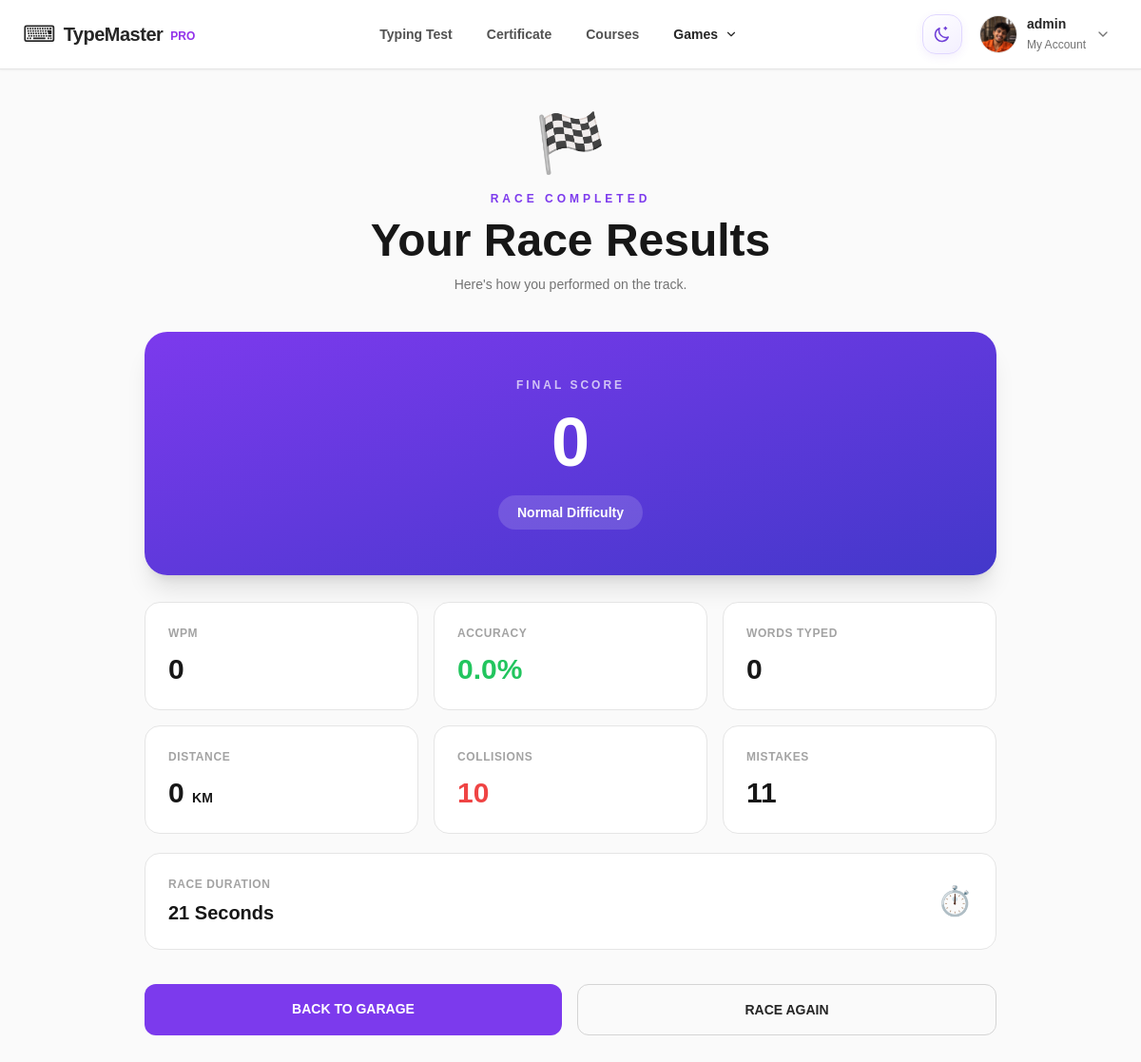
The app's page /car-racing/result/1/ (signed in) with its own data.
### type/models.py (models this page shows, shortened)
class UserProfile(models.Model):
    user = models.OneToOneField(
        User,
        on_delete=models.CASCADE,
        related_name='profile'
    )
    bio = models.TextField(blank=True)
    profile_picture = models.ImageField(
        upload_to='profile_pictures/',
        blank=True,
        null=True
    )
    cover_image = models.ImageField(
        upload_to='profile_covers/',
        blank=True,
        null=True,
        help_text='Optional profile banner image.'
    )
    created_at = models.DateTimeField(auto_now_add=True)
    updated_at = models.DateTimeField(auto_now=True)

class CarRacingResult(models.Model):
    DIFFICULTY_CHOICES = [
        ('easy', 'Easy'),
        ('normal', 'Normal'),
        ('hard', 'Hard'),
        ('extreme', 'Extreme'),
    ]
    user = models.ForeignKey(
        User,
        on_delete=models.CASCADE,
        related_name='car_racing_results'
    )
    difficulty = models.CharField(
        max_length=10,
        choices=DIFFICULTY_CHOICES
    )
    score = models.PositiveIntegerField(default=0)
    wpm = models.PositiveIntegerField(default=0)
    accuracy = models.FloatField(default=0)
    words_typed = models.PositiveIntegerField(default=0)
    distance = models.PositiveIntegerField(default=0)
    collisions = models.PositiveIntegerField(default=0)
    mistakes = models.PositiveIntegerField(default=0)
    duration = models.PositiveIntegerField(default=0)
    created_at = models.DateTimeField(auto_now_add=True)
    class Meta:
        ordering = ['-created_at']
        indexes = [
            models.Index(fields=['user', '-created_at']),
            models.Index(fields=['user', 'difficulty']),
        ]

### type/views.py (the view)
# urls.py: path('car-racing/result/<int:result_id>/', views.car_racing_result, name='car_racing_result'),
@login_required
def car_racing_result(request, result_id):
    result = CarRacingResult.objects.get(
        id=result_id,
        user=request.user
    )
    return render(
        request,
        'games/car_game/result.html',
        {'result': result}
    )

### templates/games/car_game/result.html (shortened to what this page needs)
{% extends "base/base.html" %}
{% load static %}
{% block content %}
<div class="min-h-screen bg-neutral-50 dark:bg-[#0f1117] px-4 py-12">
    <div class="max-w-4xl mx-auto">
        <div class="text-center mb-10">
            <div class="text-6xl mb-5">🏁</div>
            <p class="text-xs font-black tracking-[4px] text-violet-600 uppercase">
                Race Completed
            </p>
            <h1 class="text-4xl md:text-5xl font-black text-neutral-900 dark:text-white mt-3">
                Your Race Results
            </h1>
            <p class="text-sm text-neutral-500 dark:text-white/50 mt-3">
                Here's how you performed on the track.
            </p>
        </div>
        <div class="rounded-3xl p-8 md:p-12 text-center bg-gradient-to-br from-violet-600 to-indigo-700 text-white shadow-xl">
            <p class="text-xs font-bold tracking-[3px] text-white/70">
                FINAL SCORE
            </p>
            <h2 class="text-6xl md:text-7xl font-black mt-4 tabular-nums">
                {{ result.score }}
            </h2>
            <div class="mt-5 inline-flex px-5 py-2 rounded-full bg-white/15 text-sm font-bold">
                {{ result.get_difficulty_display }} Difficulty
            </div>
        </div>
        <div class="grid grid-cols-2 md:grid-cols-3 gap-4 mt-7">
            <div class="rounded-2xl p-6 bg-white dark:bg-[#191c26] border border-neutral-200 dark:border-white/10">
                <p class="text-xs font-bold tracking-wider text-neutral-400 uppercase">
                    WPM
                </p>
                <h3 class="text-3xl font-black text-neutral-900 dark:text-white mt-3">
                    {{ result.wpm }}
                </h3>
            </div>
            <div class="rounded-2xl p-6 bg-white dark:bg-[#191c26] border border-neutral-200 dark:border-white/10">
                <p class="text-xs font-bold tracking-wider text-neutral-400 uppercase">
                    Accuracy
                </p>
                <h3 class="text-3xl font-black text-green-500 mt-3">
                    {{ result.accuracy }}%
                </h3>
            </div>
            <div class="rounded-2xl p-6 bg-white dark:bg-[#191c26] border border-neutral-200 dark:border-white/10">
                <p class="text-xs font-bold tracking-wider text-neutral-400 uppercase">
                    Words Typed
                </p>
                <h3 class="text-3xl font-black text-neutral-900 dark:text-white mt-3">
                    {{ result.words_typed }}
                </h3>
            </div>
            <div class="rounded-2xl p-6 bg-white dark:bg-[#191c26] border border-neutral-200 dark:border-white/10">
                <p class="text-xs font-bold tracking-wider text-neutral-400 uppercase">
                    Distance
                </p>
                <h3 class="text-3xl font-black text-neutral-900 dark:text-white mt-3">
                    {{ result.distance }} <span class="text-sm">KM</span>
                </h3>
            </div>
            <div class="rounded-2xl p-6 bg-white dark:bg-[#191c26] border border-neutral-200 dark:border-white/10">
                <p class="text-xs font-bold tracking-wider text-neutral-400 uppercase">
                    Collisions
                </p>
                <h3 class="text-3xl font-black text-red-500 mt-3">
                    {{ result.collisions }}
                </h3>
            </div>
            <div class="rounded-2xl p-6 bg-white dark:bg-[#191c26] border border-neutral-200 dark:border-white/10">
                <p class="text-xs font-bold tracking-wider text-neutral-400 uppercase">
                    Mistakes
                </p>
                <h3 class="text-3xl font-black text-neutral-900 dark:text-white mt-3">
                    {{ result.mistakes }}
                </h3>
            </div>
        </div>
        <div class="mt-5 rounded-2xl p-6 bg-white dark:bg-[#191c26] border border-neutral-200 dark:border-white/10 flex items-center justify-between">
            <div>
                <p class="text-xs font-bold tracking-wider text-neutral-400 uppercase">
                    Race Duration
                </p>
                <p class="text-xl font-black text-neutral-900 dark:text-white mt-2">
                    {{ result.duration }} Seconds
                </p>
            </div>
            <span class="text-3xl">⏱️</span>
        </div>
        <div class="flex flex-col sm:flex-row gap-4 mt-9">
            <a
                href="{% url 'car_racing' %}"
                class="flex-1 text-center py-4 rounded-xl bg-violet-600 hover:bg-violet-700 text-white font-black text-sm transition"
            >
                BACK TO GARAGE
            </a>
            <a
                href="{% url 'car_racing_game' %}?difficulty={{ result.difficulty }}"
                class="flex-1 text-center py-4 rounded-xl border border-neutral-300 dark:border-white/15 text-neutral-800 dark:text-white hover:bg-neutral-100 dark:hover:bg-white/5 font-black text-sm transition"
            >
                RACE AGAIN
            </a>
        </div>
    </div>
</div>
{% endblock %}

### templates/components/navbar.html (shortened to what this page needs)
<header class="theme-header sticky top-0 inset-x-0 z-[100] bg-white/95 backdrop-blur-md border-b border-neutral-200 shadow-sm">
    <div class="max-w-7xl mx-auto px-4 sm:px-6 h-[72px] flex items-center justify-between">
        <a href="{% url 'home' %}" class="flex items-center gap-2">
            <span class="text-2xl">⌨</span>
            <span class="text-xl font-extrabold tracking-tight">TypeMaster</span>
            <span class="text-xs font-semibold text-purple-600 mt-1">PRO</span>
        </a>
        <nav class="hidden lg:flex items-center gap-1">
            <a href="{% url 'results' %}" class="theme-nav-link px-4 py-2.5 rounded-lg text-sm font-semibold text-neutral-600 hover:text-indigo-600 hover:bg-indigo-50 transition">
                Typing Test
            </a>
            <a href="{% url 'certifications' %}" class="theme-nav-link px-4 py-2.5 rounded-lg text-sm font-semibold text-neutral-600 hover:text-indigo-600 hover:bg-indigo-50 transition">
                Certificate
            </a>
            <a href="{% url 'home' %}" class="theme-nav-link px-4 py-2.5 rounded-lg text-sm font-semibold text-neutral-600 hover:text-indigo-600 hover:bg-indigo-50 transition">
                Courses
            </a>
<div class="games-nav-dropdown">
    <button type="button" class="theme-nav-link games-nav-trigger">
        <span>Games</span>
        <svg class="games-nav-arrow"
             width="14"
             height="14"
             viewBox="0 0 24 24"
             fill="none"
             stroke="currentColor"
             stroke-width="2"
             stroke-linecap="round"
             stroke-linejoin="round">
            <path d="m6 9 6 6 6-6"/>
        </svg>
    </button>
</div>
        </nav>
        <div class="flex items-center gap-3">
<button
    id="themeToggle"
    type="button"
    aria-label="Toggle dark mode"
    title="Toggle Dark Mode"
    class="theme-toggle-btn">
    <svg
        id="themeIcon"
        xmlns="http://www.w3.org/2000/svg"
        width="20"
        height="20"
        viewBox="0 0 24 24"
        fill="none"
        stroke="currentColor"
        stroke-width="1.8"
        stroke-linecap="round"
        stroke-linejoin="round">
    </svg>
</button>
            {% if request.user.is_authenticated %}
                <details class="relative group">
                    <summary class="theme-summary list-none cursor-pointer flex items-center gap-2.5 p-1.5 pr-2 rounded-xl hover:bg-neutral-100 transition select-none">
                        {% if request.user.profile.profile_picture %}
                            <img src="{{ request.user.profile.profile_picture.url }}" alt="Profile" class="w-10 h-10 rounded-full object-cover border border-neutral-200">
                        {% else %}
                            <div class="w-10 h-10 rounded-full bg-indigo-100 text-indigo-700 flex items-center justify-center font-bold uppercase">
                                {{ request.user.username|first }}
                            </div>
                        {% endif %}
                        <div class="hidden sm:block text-left">
                            <p class="text-sm font-bold text-neutral-800 leading-tight">{{ request.user.username }}</p>
                            <p class="text-xs text-neutral-500 mt-1">My Account</p>
                        </div>
                        <svg class="w-4 h-4 text-neutral-500 transition-transform group-open:rotate-180" fill="none" stroke="currentColor" viewBox="0 0 24 24">
                            <path stroke-linecap="round" stroke-linejoin="round" stroke-width="2" d="m6 9 6 6 6-6"/>
                        </svg>
                    </summary>
                </details>
            {% endif %}
        </div>
    </div>
</header>

### static/css/style.css (style rules this page uses)
* { box-sizing: border-box; }
html, body { min-height: 100%; margin: 0; }
html { scroll-behavior: smooth; }
body { font-family: Arial, Helvetica, sans-serif; background: var(--bg-primary); color: var(--text-primary); transition: background-color .25s ease, color .25s ease; }
:root, html[data-theme="light"] { color-scheme: light; --bg-primary: #ffffff; --bg-secondary: #f9fafb; --bg-tertiary: #f3f4f6; --bg-card: #ffffff; --bg-elevated: #ffffff; --text-primary: #262626; --text-secondary: #737373; --text-muted: #a3a3a3; --border-color: #e5e7eb; --border-soft: #f3f4f6; --hover-bg: #f0f0f0; --hover-border: #c4b5fd; --input-bg: #ffffff; --input-text: #262626; --input-placeholder: #a3a3a3; --accent: #7c3aed; --accent-hover: #6d28d9; --accent-soft: #f5f3ff; --accent-text: #6d28d9; --success-soft: #f0fdf4; --danger-soft: #fef2f2; --chart-grid: #e5e7eb; --chart-text: #737373; --chart-dot-border: #ffffff; --shadow-color: rgba(0, 0, 0, .06); }
body, main, section, article, aside, header, footer, nav, .dashboard-card, .theme-dropdown, .profile-page, .results-history { transition: background-color .2s ease, border-color .2s ease, color .2s ease; }
button, input, select, textarea { font-family: inherit; }
.theme-header { z-index: 100; }
img, video, canvas, svg { max-width: 100%; }
.theme-toggle-btn { width: 42px; height: 42px; display: inline-flex; align-items: center; justify-content: center; border: 1px solid #e0d7ff; border-radius: 14px; background: linear-gradient(145deg, #ffffff, #f3efff); color: #7040d8; box-shadow: 0 3px 10px rgba(112, 64, 216, 0.08); cursor: pointer; transition: all 0.25s ease; }
.theme-toggle-btn svg { transition: transform 0.3s ease; }
.games-nav-dropdown { position: relative; display: inline-flex; align-items: center; z-index: 150; }
.games-nav-trigger { display: inline-flex; align-items: center; justify-content: center; gap: 7px; padding: 10px 16px; border: none; border-radius: 9px; font-size: 14px; font-weight: 600; cursor: pointer; user-select: none; background: transparent; transition: color .2s ease, background-color .2s ease; }
.games-nav-arrow { flex-shrink: 0; transition: transform .2s ease; }

### records on screen
CarRacingResult: score "0", difficulty "Normal", wpm "0", accuracy "0.0", words_typed "0", distance "0", collisions "10", mistakes "11", duration "21"

### other values on screen
{{ request.user.username }} "admin"
